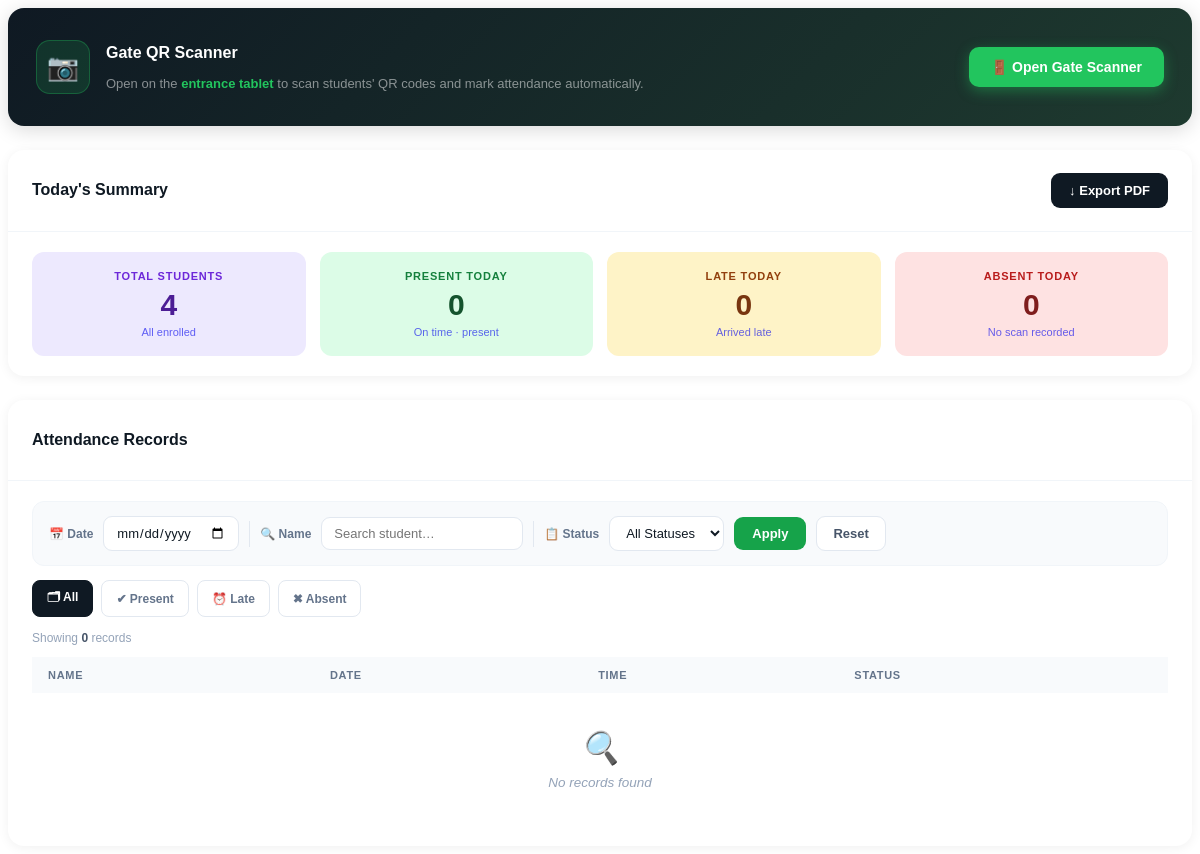
/pages/attendance.php, run on an earlier commit of the app's database.
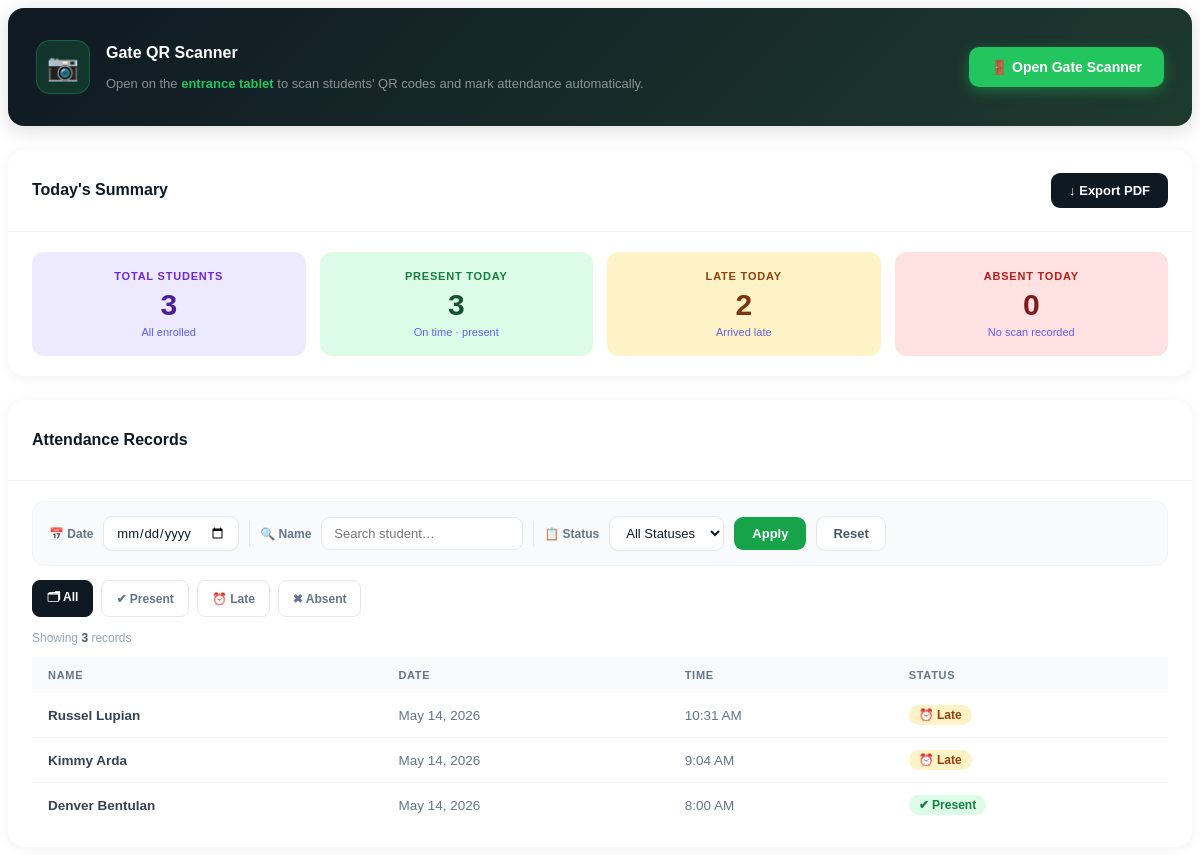
And on a later commit of the database.
### tables this page shows
CREATE TABLE `attendance` (
  `id` int(11) NOT NULL,
  `student_id` int(11) NOT NULL,
  `scan_date` date NOT NULL,
  `scan_time` time NOT NULL,
  `status` enum('on_time','present','late','absent') NOT NULL DEFAULT 'on_time',
  `date_added` datetime DEFAULT current_timestamp(),
  `created_at` datetime DEFAULT current_timestamp()
);

CREATE TABLE `users` (
  `id` int(11) NOT NULL,
  `fullname` varchar(255) NOT NULL,
  `email` varchar(255) NOT NULL,
  `role` enum('admin','teacher','student','parent') NOT NULL DEFAULT 'student',
  `password` varchar(255) NOT NULL,
  `date_added` datetime DEFAULT current_timestamp(),
  `parent_email` varchar(255) DEFAULT NULL,
  `qr_code` varchar(500) DEFAULT NULL,
  `qr_token` varchar(100) DEFAULT NULL
);

### pages/attendance.php (the view, shortened to what the changed rows need)
<?php
include 'includes/db.php';
$today = date('Y-m-d');
$active_date = !empty($_GET['filter_date']) ? $conn->real_escape_string($_GET['filter_date']) : $today;
$totalStudents = $conn->query("SELECT COUNT(*) AS total FROM users WHERE role='student'")->fetch_assoc()['total'];
$presentToday = $conn->query("
    SELECT COUNT(DISTINCT student_id) AS total
    FROM attendance
    WHERE status IN ('present', 'on_time', 'late')
      AND scan_date = '$active_date'
")->fetch_assoc()['total'];
$lateToday = $conn->query("
    SELECT COUNT(DISTINCT student_id) AS total
    FROM attendance
    WHERE status = 'late'
      AND scan_date = '$active_date'
")->fetch_assoc()['total'];
$where_parts   = [];
$filter_date   = '';
$filter_status = '';
$filter_search = '';
$where = count($where_parts) ? "AND " . implode(" AND ", $where_parts) : "";
$scan_date_filter = !empty($filter_date) ? $filter_date : $today;
$records = $conn->query("
    SELECT users.fullname,
           attendance.scan_date,
           attendance.scan_time,
           attendance.status
    FROM attendance
    JOIN users ON users.id = attendance.student_id
    WHERE attendance.scan_date = '$scan_date_filter'
      AND users.role = 'student'
    $where
    ORDER BY attendance.scan_time DESC
");
?>
<div class="att-page">
    <div class="att-card">
        <div class="att-card-header">
           <h2><?= $active_date === $today ? "Today's Summary" : "Summary for " . date('M d, Y', strtotime($active_date)) ?></h2>
        </div>
        <div class="att-card-body">
            <div class="summary-grid">
                <a href="?page=attendance" class="summary-card total">
                    <div class="s-label">Total Students</div>
                    <div class="s-value"><?= $totalStudents ?></div>
                    <div class="s-sub">All enrolled</div>
                </a>
                <a href="?page=attendance&filter_date=<?= $today ?>&filter_status=present" class="summary-card present">
                    <div class="s-label">Present Today</div>
                    <div class="s-value"><?= $presentToday ?></div>
                    <div class="s-sub">On time · present</div>
                </a>
                <a href="?page=attendance&filter_date=<?= $today ?>&filter_status=late" class="summary-card late">
                    <div class="s-label">Late Today</div>
                    <div class="s-value"><?= $lateToday ?></div>
                    <div class="s-sub">Arrived late</div>
                </a>
            </div>
        </div>
    </div>
    <div class="att-card">
        <div class="att-card-header"><h2>Attendance Records</h2></div>
        <div class="att-card-body">
            <?php $count = $records ? $records->num_rows : 0; ?>
            <div class="results-meta">Showing <strong><?= $count ?></strong> record<?= $count !== 1 ? 's' : '' ?></div>
            <table class="att-table">
                <thead>
                    <tr><th>Name</th><th>Date</th><th>Time</th><th>Status</th></tr>
                </thead>
                <tbody>
                <?php if ($records && $records->num_rows > 0): ?>
                    <?php while ($r = $records->fetch_assoc()):
                        $s = $r['status'];
                    ?>
                    <tr>
                        <td><strong><?= htmlspecialchars($r['fullname']) ?></strong></td>
                        <td style="color:#64748b;"><?= date('M d, Y', strtotime($r['scan_date'])) ?></td>
                        <td style="color:#64748b;">
                            <?php
                            echo ($s === 'absent' && (empty($r['scan_time']) || $r['scan_time'] === '00:00:00'))
                                ? '—'
                                : date('g:i A', strtotime($r['scan_time']));
                            ?>
                        </td>
                        <td>
                            <?php if ($s === 'present' || $s === 'on_time'): ?>
                                <span class="status-badge status-present">✔ Present</span>
                            <?php elseif ($s === 'late'): ?>
                                <span class="status-badge status-late">⏰ Late</span>
                            <?php else: ?>
                                <span class="status-badge status-absent">✖ Absent</span>
                            <?php endif; ?>
                        </td>
                    </tr>
                    <?php endwhile; ?>
                <?php else: ?>
                    <tr class="empty-row">
                        <td colspan="4">
                            <span class="empty-icon">🔍</span>
                            No records found<?= ($filter_date || $filter_status || $filter_search) ? ' for the selected filters' : '' ?>
                        </td>
                    </tr>
                <?php endif; ?>
                </tbody>
            </table>
        </div>
    </div>
</div>

What changed in the data, as far as the page shows it:
added attendance: student.fullname "Russel Lupian", scan_date "May 14, 2026", scan_time "10:31 AM", status "⏰ Late"
added attendance: student.fullname "Kimmy Arda", scan_date "May 14, 2026", scan_time "9:04 AM", status "⏰ Late"
added attendance: student.fullname "Denver Bentulan", scan_date "May 14, 2026", scan_time "8:00 AM", status "✔ Present"
Also different on the page:
$totalStudents: "4" → "3"
$presentToday: "0" → "3"
$lateToday: "0" → "2"
$count: "0" → "3"
text no longer shown: "🔍 No records found"
